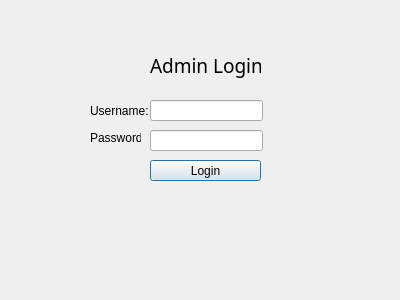
<?xml version="1.0" encoding="UTF-8"?>
<ui version="4.0">
 <class>Login</class>
 <widget class="QDialog" name="Login">
  <property name="geometry">
   <rect>
    <x>0</x>
    <y>0</y>
    <width>400</width>
    <height>300</height>
   </rect>
  </property>
  <property name="windowTitle">
   <string>Dialog</string>
  </property>
  <widget class="QLabel" name="usernameLabel">
   <property name="geometry">
    <rect>
     <x>90</x>
     <y>100</y>
     <width>61</width>
     <height>21</height>
    </rect>
   </property>
   <property name="text">
    <string>Username:</string>
   </property>
  </widget>
  <widget class="QLabel" name="passwordLabel">
   <property name="geometry">
    <rect>
     <x>90</x>
     <y>130</y>
     <width>51</width>
     <height>16</height>
    </rect>
   </property>
   <property name="text">
    <string>Password:</string>
   </property>
  </widget>
  <widget class="QLineEdit" name="usernameEntry">
   <property name="geometry">
    <rect>
     <x>150</x>
     <y>100</y>
     <width>113</width>
     <height>21</height>
    </rect>
   </property>
  </widget>
  <widget class="QLineEdit" name="passwordEntry">
   <property name="geometry">
    <rect>
     <x>150</x>
     <y>130</y>
     <width>113</width>
     <height>21</height>
    </rect>
   </property>
  </widget>
  <widget class="QLabel" name="titleLabel">
   <property name="geometry">
    <rect>
     <x>150</x>
     <y>40</y>
     <width>111</width>
     <height>51</height>
    </rect>
   </property>
   <property name="font">
    <font>
     <family>Neue Kabel</family>
     <pointsize>14</pointsize>
    </font>
   </property>
   <property name="text">
    <string>Admin Login</string>
   </property>
  </widget>
  <widget class="QPushButton" name="loginButton">
   <property name="geometry">
    <rect>
     <x>150</x>
     <y>160</y>
     <width>111</width>
     <height>21</height>
    </rect>
   </property>
   <property name="text">
    <string>Login</string>
   </property>
  </widget>
 </widget>
 <resources/>
 <connections/>
</ui>
